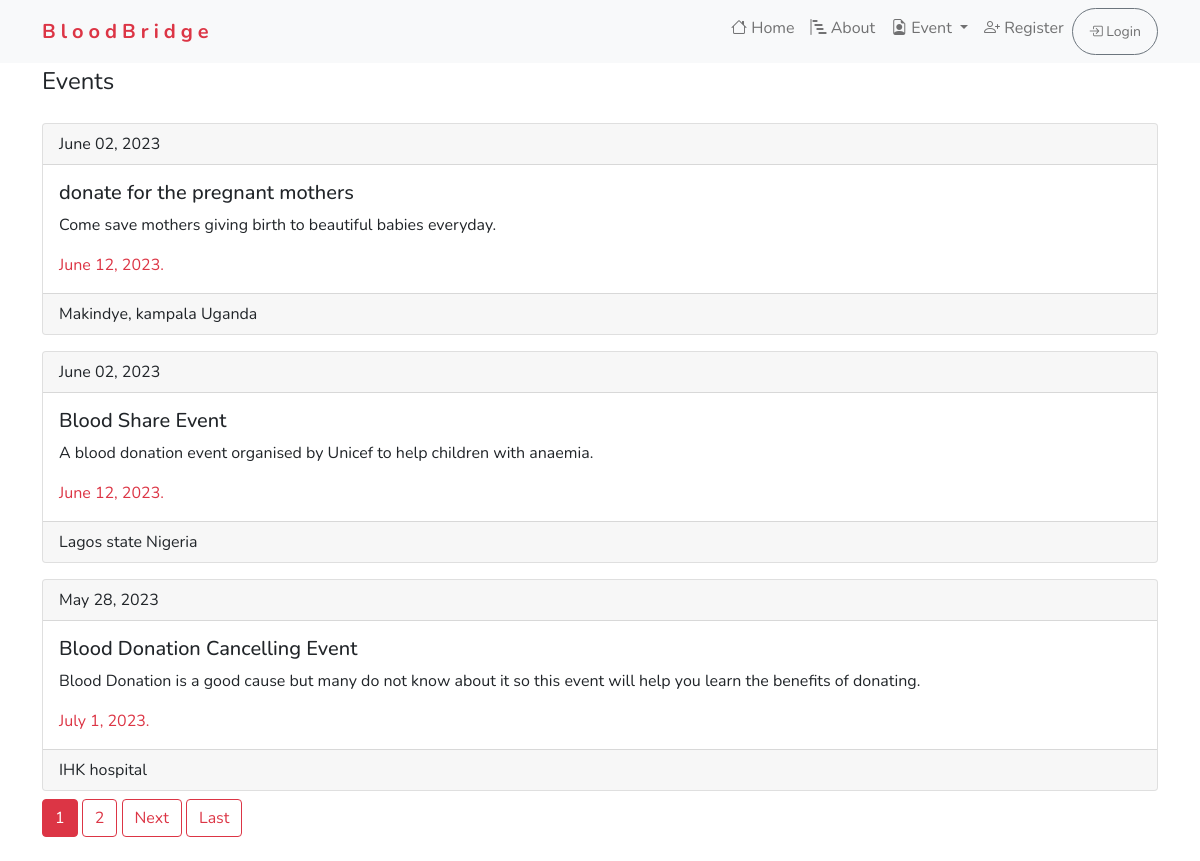
/events/, run on an earlier commit of the app's database.
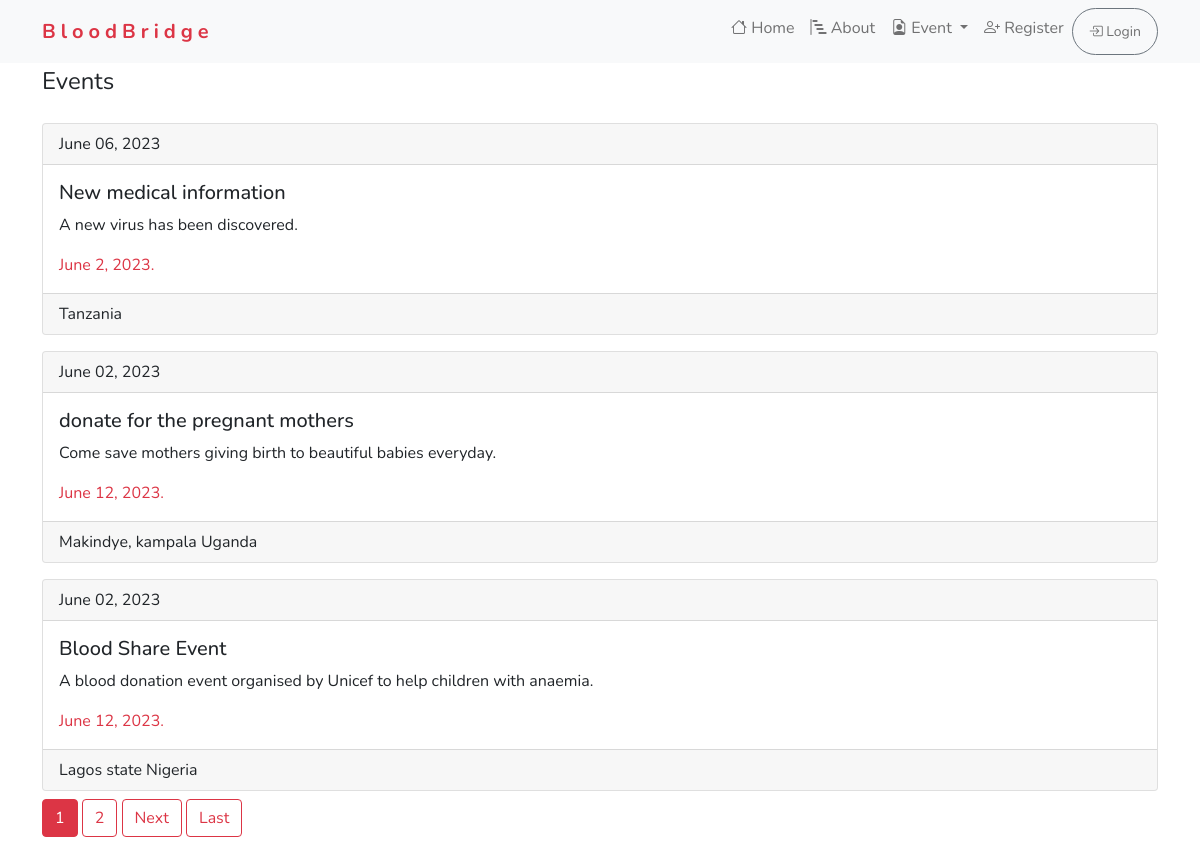
And on a later commit of the database.
### event/models.py (models this page shows, shortened)
class Event(models.Model):
    title = models.CharField(max_length=120)
    description = models.TextField(max_length=2000)
    location = models.CharField(max_length=100)
    event_date = models.DateField('Date of the event')
    created_date = models.DateTimeField(default=timezone.now)

### event/views.py (the view)
# urls.py: path("events/", EventsList.as_view(), name="events-list"),
class EventsList(ListView):
    model = Event
    context_object_name = 'event'
    ordering = ['-created_date']
    paginate_by = 3

### event/templates/event/event_list.html (shortened to what this page needs)
{%extends 'donate/base.html'%}
{% block content%}
    <div class="container">
        <fieldset>
                <legend>Events</legend>
        </fieldset>
    {%for e in event%}
        <div class="card mt-3">
            <div class="card-header">
              {{e.created_date | date:"F d, Y"}}
            </div>
            <div class="card-body">
              <h5 class="card-title">{{e.title}}</h5>
              <p class="card-text">{{e.description}}.</p>
              <p class="card-text text-danger">{{e.event_date}}.</p>
            </div>
            <div class="card-footer">
                {{e.location}}
            </div>
        </div>
    {% endfor %}
    </div>
    <div class="container mt-2">
        {% if is_paginated %}
    {% for num in page_obj.paginator.page_range %}
        {% if page_obj.number == num %}
        <a class="btn btn-danger mb-4" href="?page={{num}}">{{num}}</a>
        {% elif num > page_obj.number|add:'-3' and num < page_obj.number|add:'3' %}
        <a class="btn btn-outline-danger mb-4" href="?page={{num}}">{{num}}</a>
        {% endif %}
    {% endfor %}
    {% if page_obj.has_next%}
        <a class="btn btn-outline-danger mb-4" href="?page={{page_obj.next_page_number}}">Next</a>
        <a class="btn btn-outline-danger mb-4" href="?page={{page_obj.paginator.num_pages}}">Last</a>
    {% endif %}
    {% endif %}
    </div>
{%endblock content%}

### donate/templates/donate/base.html (shortened to what this page needs)
{%load static%}
<!DOCTYPE html>
<html lang="en">
<head>
    <link rel="stylesheet" href="https://cdn.jsdelivr.net/npm/bootstrap-icons@1.8.1/font/bootstrap-icons.css">
    <link href="https://cdn.jsdelivr.net/npm/bootstrap@5.0.2/dist/css/bootstrap.min.css" rel="stylesheet">
    <link href="{% static 'donate/styles.css' %}" rel="stylesheet">
</head>
<body>
    <header class="header">
        <nav class="navbar navbar-expand-lg navbar-light bg-light">
            <div class="container">
              <a class="navbar-brand text-danger text-bold" href="{%url "home"%}" style="font-weight: bold; letter-spacing: 5px;">BloodBridge</a>
              <div class="collapse navbar-collapse" id="navbarNavAltMarkup">
                <div class="navbar-nav pr-3 ms-auto">
                  <a class="nav-link" href="{%url 'home'%}">
                    <i class="bi bi-house"></i> Home</a>
                  <a class="nav-link" href="">
                    <i class="bi bi-bar-chart-steps"></i> About</a>
                    <li class="nav-item dropdown">
                      <a class="nav-link dropdown-toggle" href="#" id="navbarDropdownMenuLink" role="button" data-bs-toggle="dropdown" aria-expanded="false">
                        <i class="bi bi-file-earmark-person"></i> Event
                      </a>
                    </li>
                  {% if user.is_authenticated %}
                  <li class="nav-item dropdown">
                    <a class="nav-link dropdown-toggle" href="#" id="navbarDropdownMenuLink" role="button" data-bs-toggle="dropdown" aria-expanded="false">
                      <i class="bi bi-file-earmark-person"></i> Appointment
                    </a>
                    <ul class="dropdown-menu" aria-labelledby="navbarDropdownMenuLink">
                      <li><a class="dropdown-item" href="{%url 'appointment'%}">create Appointment</a></li>
                      <li><a class="dropdown-item" href="#">View appointment</a></li>
                    </ul>
                  </li>
                  <button class="btn btn-outline-danger btn-sm rounded-pill">
                    <a class="nav-link" href="{%url 'logout'%}">
                      <i class="bi bi-box-arrow-left text-danger"></i><span class="text-danger"> Logout</span></a>
                  </button>
                  {% else %}
                  <a class="nav-link" href="{%url 'register'%}">
                    <i class="bi bi-person-plus"></i> Register</a>
                  <button class="btn btn-sm btn-outline-secondary rounded-pill">
                    <a class="nav-link" href="{%url 'login'%}">
                      <i class="bi bi-box-arrow-in-right"></i> Login</a>
                  </button>
                  {%endif%}
                </div>
              </div>
            </div>
          </nav>
    </header>
    {%block content%}
    {%endblock%}
</body>
</html>

### donate/static/donate/styles.css (style rules this page uses)
* { font-family: 'Nunito', sans-serif; }
.header nav { background-color: rgb(182, 68, 68); }

What changed in the data, as far as the page shows it:
no longer on this page (row unchanged): Event: created_date "May 28, 2023", title "Blood Donation Cancelling Event", description "Blood Donation is a good cause but many do not know about it so this event will help you learn the benefits of donating", event_date "July 1, 2023", location "IHK hospital"
added Event: created_date "June 06, 2023", title "New medical information", description "A new virus has been discovered", event_date "June 2, 2023", location "Tanzania"
